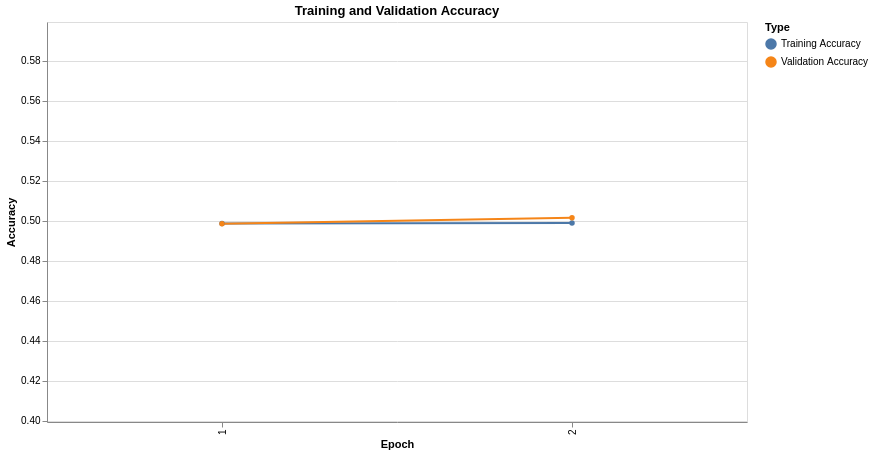

Notebook code cell kept with this figure:
### Code cell
# Plotting accuracy
accuracy_data = pd.DataFrame({
    'Epoch': accuracy_dict['epoch'] * 2,
    'Value': accuracy_dict['train'] + accuracy_dict['val'],
    'Type': ['Training Accuracy'] * len(accuracy_dict['epoch']) + ['Validation Accuracy'] * len(accuracy_dict['epoch'])
})

# Calculate the mean value for centering the graph
mean_accuracy = accuracy_data['Value'].mean()

# Create accuracy chart with centered y-axis
accuracy_chart = alt.Chart(accuracy_data).mark_line(point=True).encode(
    x=alt.X('Epoch:O', title='Epoch'),
    y=alt.Y('Value:Q', title='Accuracy', scale=alt.Scale(domain=[mean_accuracy - 0.1, mean_accuracy + 0.1])),
    color=alt.Color('Type:N', title='Type'),
    tooltip=['Epoch', 'Value', 'Type']
).properties(
    title="Training and Validation Accuracy",
    width=700,
    height=400
).interactive()

# Save the plot
accuracy_chart.save('/kaggle/working/accuracy_plot_dinoV2.html')

accuracy_chart.show()

### Figure 1 — Vega-Lite specification as saved in the notebook (floating-point values rounded to 4 significant figures)
{"config": {"view": {"continuousWidth": 300, "continuousHeight": 300}}, "data": {"name": "data-ed23ef654fe6d1763394e70e043140ef"}, "mark": {"type": "line", "point": true}, "encoding": {"color": {"field": "Type", "title": "Type", "type": "nominal"}, "tooltip": [{"field": "Epoch", "type": "quantitative"}, {"field": "Value", "type": "quantitative"}, {"field": "Type", "type": "nominal"}], "x": {"field": "Epoch", "title": "Epoch", "type": "ordinal"}, "y": {"field": "Value", "scale": {"domain": [0.3994, 0.5994]}, "title": "Accuracy", "type": "quantitative"}}, "height": 400, "params": [{"name": "param_2", "select": {"type": "interval", "encodings": ["x", "y"]}, "bind": "scales"}], "title": "Training and Validation Accuracy", "width": 700, "$schema": "https://vega.github.io/schema/vega-lite/v5.20.1.json", "datasets": {"data-ed23ef654fe6d1763394e70e043140ef": [{"Epoch": 1, "Value": 0.4987, "Type": "Training Accuracy"}, {"Epoch": 2, "Value": 0.499, "Type": "Training Accuracy"}, {"Epoch": 1, "Value": 0.4985, "Type": "Validation Accuracy"}, {"Epoch": 2, "Value": 0.5015, "Type": "Validation Accuracy"}]}}
